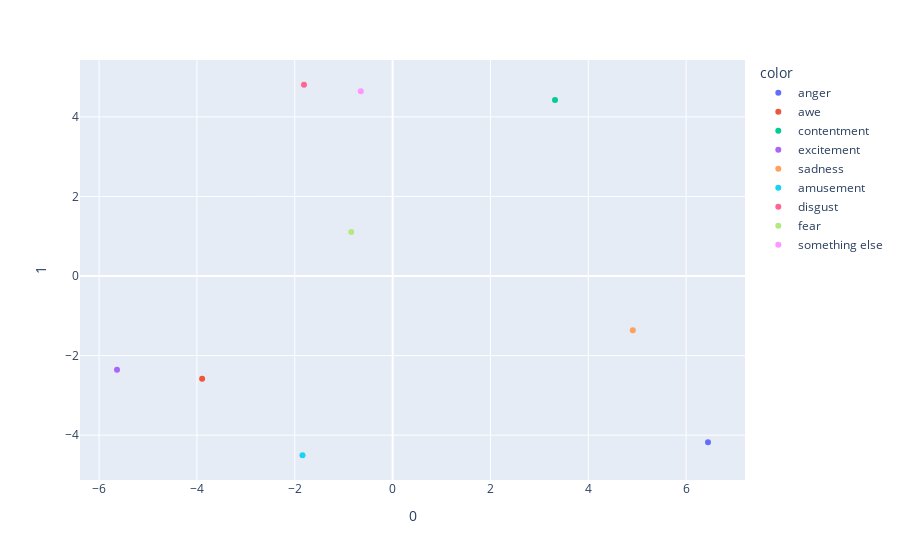

The code cell stored with this chart in its notebook:
### Code cell
# Visualize embeddings

import plotly.express as px
import numpy as np
from sklearn.decomposition import PCA

#df = px.data.iris()
#X = df[['sepal_length', 'sepal_width', 'petal_length', 'petal_width']]
embedding = np.array(embedding_emotion.tolist()).reshape(1152,1).T #reshape(4096,1).
#print(embedding.shape)
embedding_arrays = np.split(embedding[0], 128)
#print(len(embedding_arrays))
embedding_matrix=np.asmatrix(embedding_arrays).T
print(embedding_matrix.shape)
pca = PCA(n_components=2)
components = pca.fit_transform(embedding_matrix)

labelz=emotion_labels['emotion'].tolist()
print(labelz)
fig = px.scatter(components, x=0, y=1, color=labelz)
fig.show()

### Figure 1 — Plotly figure (JSON) as saved in the notebook; plotly's stock layout.template omitted (floating-point values rounded to 4 significant figures)
{"data": [{"hovertemplate": "color=anger<br>0=%{x}<br>1=%{y}<extra></extra>", "legendgroup": "anger", "marker": {"color": "#636efa", "symbol": "circle"}, "mode": "markers", "name": "anger", "orientation": "v", "showlegend": true, "type": "scatter", "x": [6.447], "xaxis": "x", "y": [-4.178], "yaxis": "y"}, {"hovertemplate": "color=awe<br>0=%{x}<br>1=%{y}<extra></extra>", "legendgroup": "awe", "marker": {"color": "#EF553B", "symbol": "circle"}, "mode": "markers", "name": "awe", "orientation": "v", "showlegend": true, "type": "scatter", "x": [-3.893], "xaxis": "x", "y": [-2.58], "yaxis": "y"}, {"hovertemplate": "color=contentment<br>0=%{x}<br>1=%{y}<extra></extra>", "legendgroup": "contentment", "marker": {"color": "#00cc96", "symbol": "circle"}, "mode": "markers", "name": "contentment", "orientation": "v", "showlegend": true, "type": "scatter", "x": [3.32], "xaxis": "x", "y": [4.422], "yaxis": "y"}, {"hovertemplate": "color=excitement<br>0=%{x}<br>1=%{y}<extra></extra>", "legendgroup": "excitement", "marker": {"color": "#ab63fa", "symbol": "circle"}, "mode": "markers", "name": "excitement", "orientation": "v", "showlegend": true, "type": "scatter", "x": [-5.634], "xaxis": "x", "y": [-2.355], "yaxis": "y"}, {"hovertemplate": "color=sadness<br>0=%{x}<br>1=%{y}<extra></extra>", "legendgroup": "sadness", "marker": {"color": "#FFA15A", "symbol": "circle"}, "mode": "markers", "name": "sadness", "orientation": "v", "showlegend": true, "type": "scatter", "x": [4.91], "xaxis": "x", "y": [-1.363], "yaxis": "y"}, {"hovertemplate": "color=amusement<br>0=%{x}<br>1=%{y}<extra></extra>", "legendgroup": "amusement", "marker": {"color": "#19d3f3", "symbol": "circle"}, "mode": "markers", "name": "amusement", "orientation": "v", "showlegend": true, "type": "scatter", "x": [-1.842], "xaxis": "x", "y": [-4.505], "yaxis": "y"}, {"hovertemplate": "color=disgust<br>0=%{x}<br>1=%{y}<extra></extra>", "legendgroup": "disgust", "marker": {"color": "#FF6692", "symbol": "circle"}, "mode": "markers", "name": "disgust", "orientation": "v", "showlegend": true, "type": "scatter", "x": [-1.811], "xaxis": "x", "y": [4.808], "yaxis": "y"}, {"hovertemplate": "color=fear<br>0=%{x}<br>1=%{y}<extra></extra>", "legendgroup": "fear", "marker": {"color": "#B6E880", "symbol": "circle"}, "mode": "markers", "name": "fear", "orientation": "v", "showlegend": true, "type": "scatter", "x": [-0.8456], "xaxis": "x", "y": [1.105], "yaxis": "y"}, {"hovertemplate": "color=something else<br>0=%{x}<br>1=%{y}<extra></extra>", "legendgroup": "something else", "marker": {"color": "#FF97FF", "symbol": "circle"}, "mode": "markers", "name": "something else", "orientation": "v", "showlegend": true, "type": "scatter", "x": [-0.6504], "xaxis": "x", "y": [4.646], "yaxis": "y"}], "layout": {"legend": {"title": {"text": "color"}, "tracegroupgap": 0}, "margin": {"t": 60}, "xaxis": {"anchor": "y", "domain": [0, 1], "title": {"text": "0"}}, "yaxis": {"anchor": "x", "domain": [0, 1], "title": {"text": "1"}}}}
